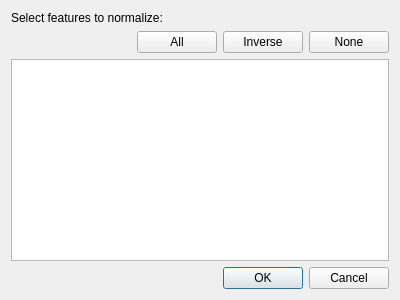
<?xml version="1.0" encoding="UTF-8"?>
<ui version="4.0">
 <class>Dialog</class>
 <widget class="QDialog" name="Dialog">
  <property name="geometry">
   <rect>
    <x>0</x>
    <y>0</y>
    <width>400</width>
    <height>300</height>
   </rect>
  </property>
  <property name="windowTitle">
   <string>Dialog</string>
  </property>
  <layout class="QVBoxLayout" name="verticalLayout">
   <item>
    <widget class="QLabel" name="label">
     <property name="text">
      <string>Select features to normalize:</string>
     </property>
    </widget>
   </item>
   <item>
    <layout class="QHBoxLayout" name="horizontalLayout">
     <item>
      <spacer name="horizontalSpacer">
       <property name="orientation">
        <enum>Qt::Horizontal</enum>
       </property>
       <property name="sizeHint" stdset="0">
        <size>
         <width>40</width>
         <height>20</height>
        </size>
       </property>
      </spacer>
     </item>
     <item>
      <widget class="QPushButton" name="push_button_all">
       <property name="maximumSize">
        <size>
         <width>150</width>
         <height>16777215</height>
        </size>
       </property>
       <property name="text">
        <string>All</string>
       </property>
      </widget>
     </item>
     <item>
      <widget class="QPushButton" name="push_button_inverse">
       <property name="maximumSize">
        <size>
         <width>150</width>
         <height>16777215</height>
        </size>
       </property>
       <property name="text">
        <string>Inverse</string>
       </property>
      </widget>
     </item>
     <item>
      <widget class="QPushButton" name="push_button_none">
       <property name="maximumSize">
        <size>
         <width>150</width>
         <height>16777215</height>
        </size>
       </property>
       <property name="text">
        <string>None</string>
       </property>
      </widget>
     </item>
    </layout>
   </item>
   <item>
    <widget class="QListWidget" name="list_widget"/>
   </item>
   <item>
    <widget class="QDialogButtonBox" name="buttonBox">
     <property name="orientation">
      <enum>Qt::Horizontal</enum>
     </property>
     <property name="standardButtons">
      <set>QDialogButtonBox::Cancel|QDialogButtonBox::Ok</set>
     </property>
    </widget>
   </item>
  </layout>
 </widget>
 <resources/>
 <connections>
  <connection>
   <sender>buttonBox</sender>
   <signal>accepted()</signal>
   <receiver>Dialog</receiver>
   <slot>accept()</slot>
   <hints>
    <hint type="sourcelabel">
     <x>248</x>
     <y>254</y>
    </hint>
    <hint type="destinationlabel">
     <x>157</x>
     <y>274</y>
    </hint>
   </hints>
  </connection>
  <connection>
   <sender>buttonBox</sender>
   <signal>rejected()</signal>
   <receiver>Dialog</receiver>
   <slot>reject()</slot>
   <hints>
    <hint type="sourcelabel">
     <x>316</x>
     <y>260</y>
    </hint>
    <hint type="destinationlabel">
     <x>286</x>
     <y>274</y>
    </hint>
   </hints>
  </connection>
 </connections>
</ui>
